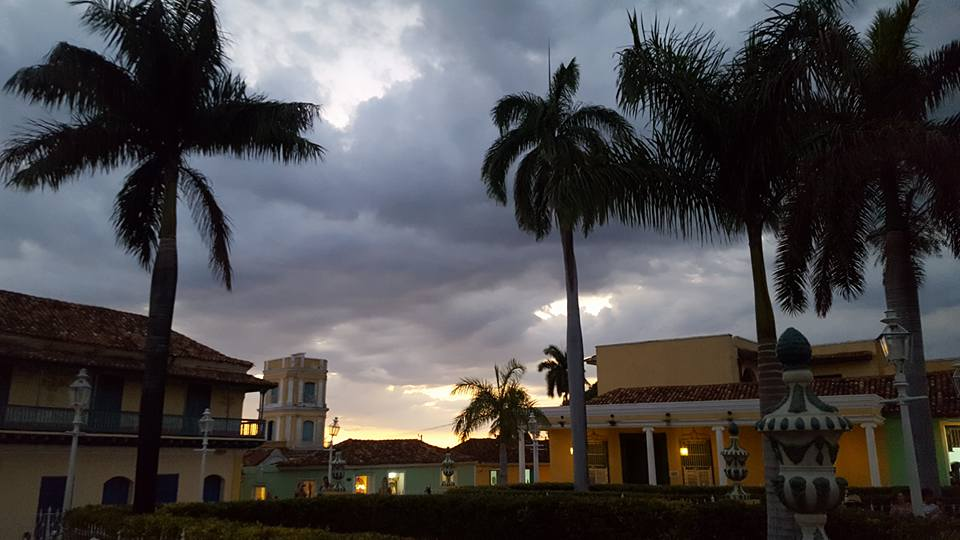
#> input picture Plaza Mayor.jpg, 960 x 540 px
$ python filter.py
#> lines starting #> are read from the running program, lines starting #| are printed output that depends on the picture
from PIL import Image
from PIL import ImageFilter

Plaza = Image.open("Plaza Mayor.jpg")
#> Plaza is the input picture: PIL image 960x540 RGB; mean R, G, B 74.9, 73, 74.7
blur = Plaza.filter(ImageFilter.BLUR)
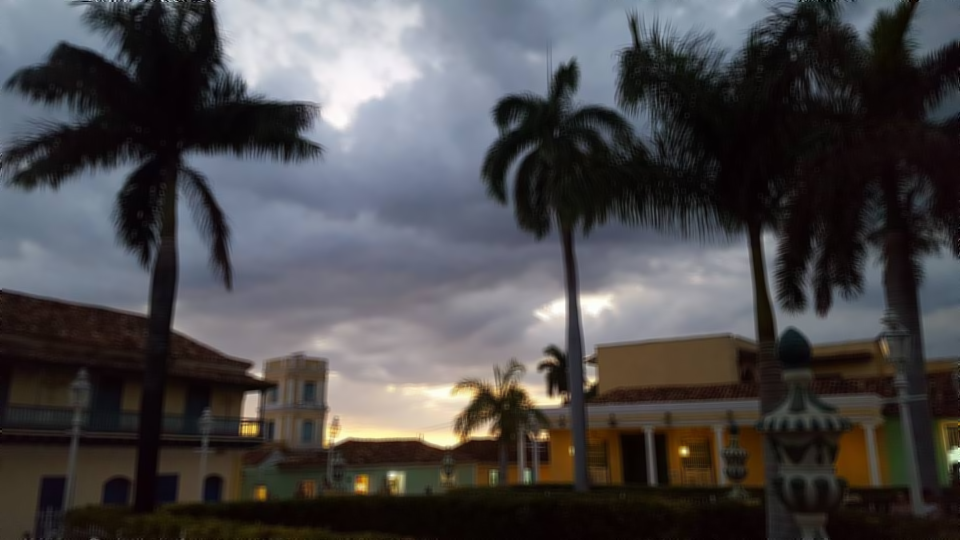
#> blur: PIL image 960x540 RGB; mean R, G, B 75, 73.1, 74.8
detail = Plaza.filter(ImageFilter.DETAIL)
edges = Plaza.filter(ImageFilter.FIND_EDGES)
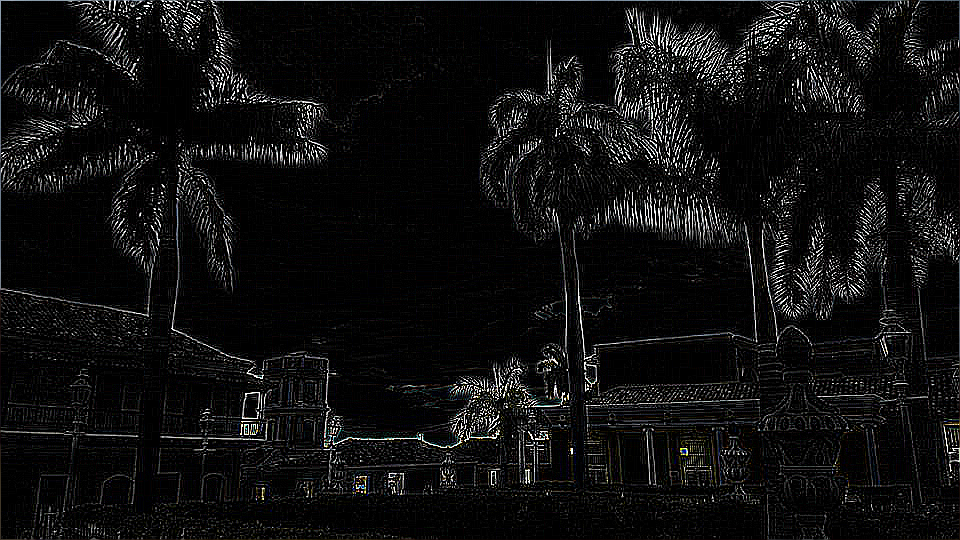
#> edges: PIL image 960x540 RGB; mean R, G, B 16, 16, 16

blur.show()
detail.show()
edges.show()
